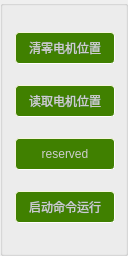
          <widget class="QGroupBox" name="groupBox_3">
           <property name="minimumSize">
            <size>
             <width>128</width>
             <height>256</height>
            </size>
           </property>
           <property name="maximumSize">
            <size>
             <width>128</width>
             <height>16777215</height>
            </size>
           </property>
           <property name="title">
            <string/>
           </property>
           <layout class="QVBoxLayout" name="verticalLayout_2">
            <property name="leftMargin">
             <number>12</number>
            </property>
            <item>
             <widget class="QPushButton" name="encoder_clear">
              <property name="sizePolicy">
               <sizepolicy hsizetype="Fixed" vsizetype="Fixed">
                <horstretch>0</horstretch>
                <verstretch>0</verstretch>
               </sizepolicy>
              </property>
              <property name="minimumSize">
               <size>
                <width>100</width>
                <height>32</height>
               </size>
              </property>
              <property name="maximumSize">
               <size>
                <width>96</width>
                <height>16777215</height>
               </size>
              </property>
              <property name="cursor">
               <cursorShape>PointingHandCursor</cursorShape>
              </property>
              <property name="styleSheet">
               <string notr="true">QPushButton{
  border-style: inset; border-width: 1px; 
  color: rgb(205, 205, 205);
  background-color: rgb(64, 128, 0);
  border-radius: 4px; 
  border-color: beige; padding: 3px; 
}
QPushButton:hover{
  background-color: rgb(255, 255, 0); 
  color: rgb(255, 0, 0);
}
QPushButton:pressed{
  background-color: #3daee9; color: #7FFF7F
}</string>
              </property>
              <property name="text">
               <string>清零电机位置</string>
              </property>
             </widget>
            </item>
            <item>
             <widget class="QPushButton" name="encoder_clear_2">
              <property name="sizePolicy">
               <sizepolicy hsizetype="Fixed" vsizetype="Fixed">
                <horstretch>0</horstretch>
                <verstretch>0</verstretch>
               </sizepolicy>
              </property>
              <property name="minimumSize">
               <size>
                <width>100</width>
                <height>32</height>
               </size>
              </property>
              <property name="maximumSize">
               <size>
                <width>96</width>
                <height>16777215</height>
               </size>
              </property>
              <property name="cursor">
               <cursorShape>PointingHandCursor</cursorShape>
              </property>
              <property name="styleSheet">
               <string notr="true">QPushButton{
  border-style: inset; border-width: 1px; 
  color: rgb(205, 205, 205);
  background-color: rgb(64, 128, 0);
  border-radius: 4px; 
  border-color: beige; padding: 3px; 
}
QPushButton:hover{
  background-color: rgb(255, 255, 0); 
  color: rgb(255, 0, 0);
}
QPushButton:pressed{
  background-color: #3daee9; color: #7FFF7F
}</string>
              </property>
              <property name="text">
               <string>读取电机位置</string>
              </property>
             </widget>
            </item>
            <item>
             <widget class="QPushButton" name="pbGenerate_2">
              <property name="sizePolicy">
               <sizepolicy hsizetype="Fixed" vsizetype="Fixed">
                <horstretch>0</horstretch>
                <verstretch>0</verstretch>
               </sizepolicy>
              </property>
              <property name="minimumSize">
               <size>
                <width>100</width>
                <height>32</height>
               </size>
              </property>
              <property name="maximumSize">
               <size>
                <width>96</width>
                <height>16777215</height>
               </size>
              </property>
              <property name="cursor">
               <cursorShape>PointingHandCursor</cursorShape>
              </property>
              <property name="styleSheet">
               <string notr="true">QPushButton{
  border-style: inset; border-width: 1px; 
  color: rgb(205, 205, 205);
  background-color: rgb(64, 128, 0);
  border-radius: 4px; 
  border-color: beige; padding: 3px; 
}
QPushButton:hover{
  background-color: rgb(255, 255, 0); 
  color: rgb(255, 0, 0);
}
QPushButton:pressed{
  background-color: #3daee9; color: #7FFF7F
}</string>
              </property>
              <property name="text">
               <string>reserved</string>
              </property>
             </widget>
            </item>
            <item>
             <widget class="QPushButton" name="pbCmdRun">
              <property name="sizePolicy">
               <sizepolicy hsizetype="Fixed" vsizetype="Fixed">
                <horstretch>0</horstretch>
                <verstretch>0</verstretch>
               </sizepolicy>
              </property>
              <property name="minimumSize">
               <size>
                <width>100</width>
                <height>32</height>
               </size>
              </property>
              <property name="maximumSize">
               <size>
                <width>96</width>
                <height>16777215</height>
               </size>
              </property>
              <property name="cursor">
               <cursorShape>PointingHandCursor</cursorShape>
              </property>
              <property name="styleSheet">
               <string notr="true">QPushButton{
  border-style: inset; border-width: 1px; 
  color: rgb(205, 205, 205);
  background-color: rgb(64, 128, 0);
  border-radius: 4px; 
  border-color: beige; padding: 3px; 
}
QPushButton:hover{
  background-color: rgb(255, 255, 0); 
  color: rgb(255, 0, 0);
}
QPushButton:pressed{
  background-color: #3daee9; color: #7FFF7F
}</string>
              </property>
              <property name="text">
               <string>启动命令运行</string>
              </property>
             </widget>
            </item>
           </layout>
          </widget>
